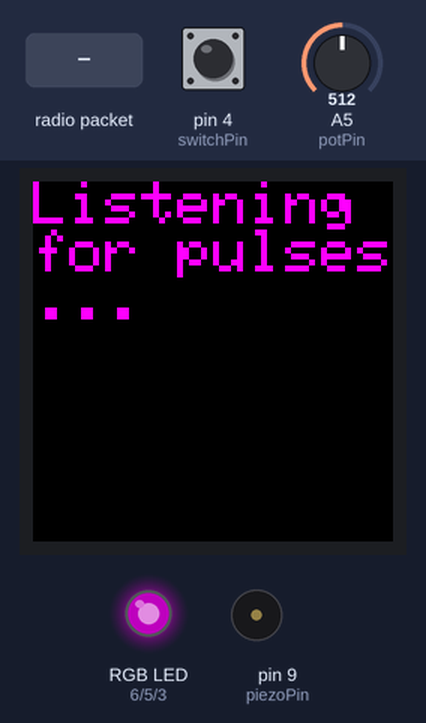
Simulated run of this sketch. Board: Arduino Nano, built with avr-gcc and run on an emulated ATmega328P. Shown: 240×240 colour display, an RGB LED mixed from three pins (HIGH = lit), buzzer (waves = sounding). Dashed ring = blinking. The test bench sets the inputs (shaded band); at power-on: A5 (potPin) = 512, pin 4 (switchPin) LOW. Dim RGB values are drawn brighter than linear; random numbers use the default seed unless the sketch sets one; no radio packets arrive unless stated; what the sketch prints to the serial monitor is not drawn.

Above: at 1.4 s.
1.5 s: radio packet "1" arrives
At 2.0 s:
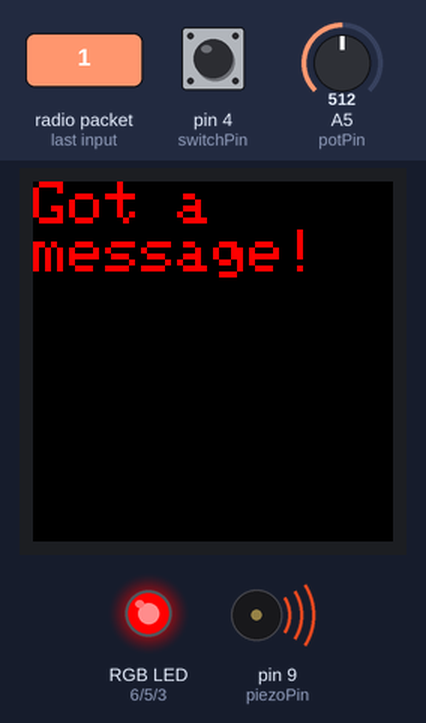
At 2.68 s:
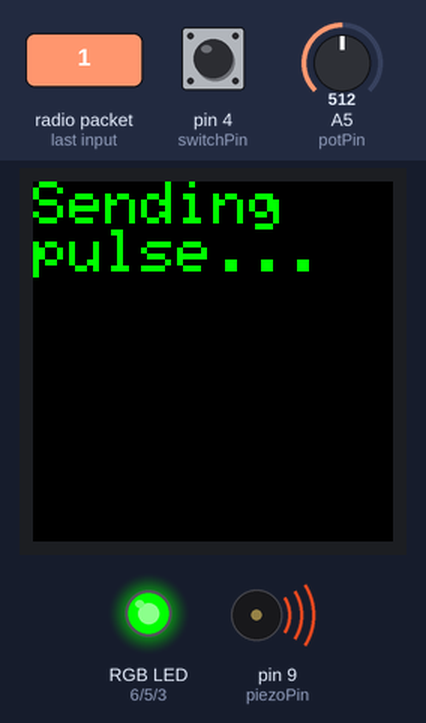
3.9 s: A5 (potPin) set to 90
12.4 s: pin 4 (switchPin) pulled HIGH for 1 s
At 13.4 s:
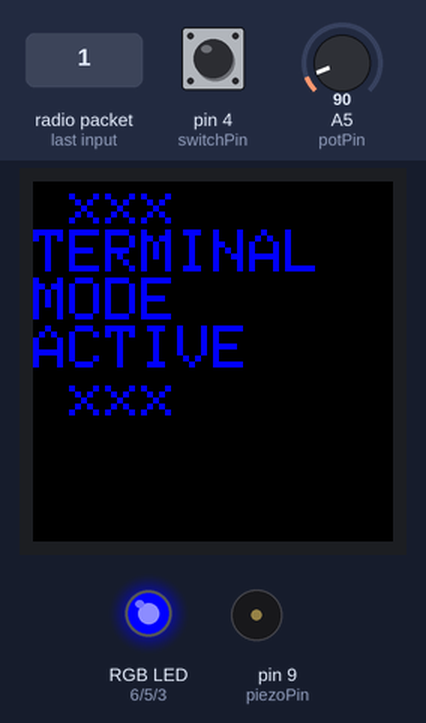
14.0 s: A5 (potPin) set to 96
16.0 s: A5 (potPin) set to 106
At 18.11 s:
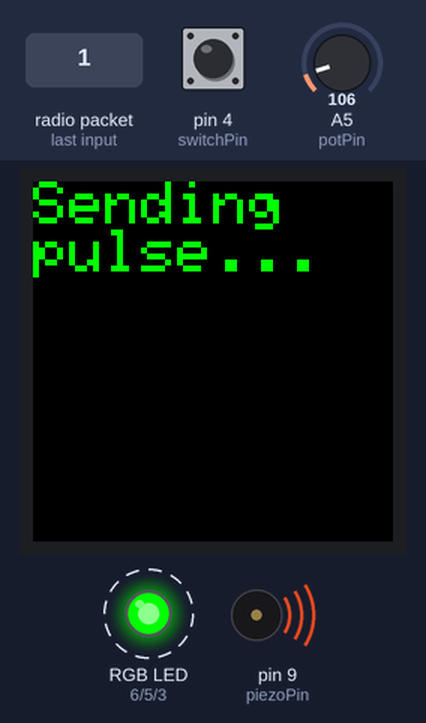
19.3 s: A5 (potPin) set to 0
Timing chart, 0 to 23.0 s (numbered marks = the images above; inputs shaded):
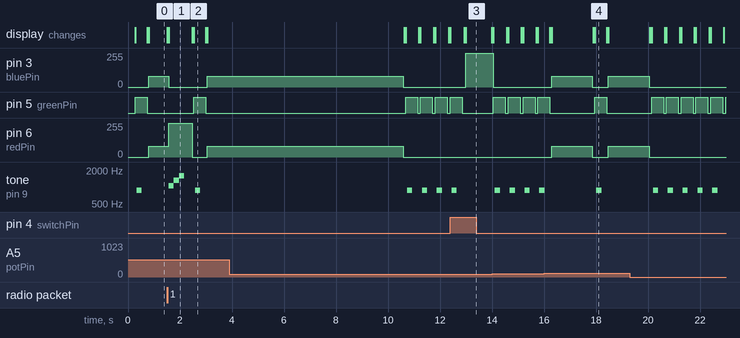

The sketch:

human_badge_v0.ino
```cpp
#include <SPI.h>
#include <RH_NRF24.h>
#include <Adafruit_GFX.h> // Core display graphics library
#include <Adafruit_ST7789.h> // Hardware-specific library for ST7789

// some colors to use for the screen are here:
// https://github.com/adafruit/Adafruit-ST7735-Library/blob/master/Adafruit_ST77xx.h#L77-L86

// Singleton instance of the radio driver
RH_NRF24 nrf24;

// do you want this to be sending a pulse on every loop?
#define SEND_MODE true

// do you want this to be trying to receive pulses on every loop?
#define RECEIVE_MODE true

// the maximum receive wait timeout, in milliseconds, note the .0 to make it a float
#define MAX_RECEIVE_WAIT_TIME 15000.0

// this'll hold this instance's random identifier, generated at power on
String my_id;

// these define the digital/PWM pins for the RGB LED
const int redPin = 6;
const int greenPin = 5;
const int bluePin = 3;

// where our little piezo speaker is
const int piezoPin = 9;

// where our 10kohm potentiometer is, expects to be on 5V
const int potPin = A5;

// this pin reads the state of the switch
const int switchPin = 4;

/**
 * Some notes about SPI since this has two SPI devices...
 * pin 8 on nano goes to CE on radio
 * pin 10 on nano goes to CSN on radio
 * no IRQ pin is needed for radio, leave it off, nevermind this
 * SPI MOSI pin on nano is 11, shared by radio + display
 * SPI MISO pin on nano is 12, shared by radio + display
 * SPI clock (SCK) pin on nano is 13, shared by radio + display
 * SPI Slave Select for radio is pin 10; radio has other pins to consider as well
 * SPI Slave Select for display is pin A0 (digital pin 14); display has other pins to consider as well
 */
#define TFT_CS 14
#define TFT_RST 15
#define TFT_DC 16
#define TFT_CCS 17

// comment this next line out if you don't actually have a display connected
#define HAS_DISPLAY

#ifdef HAS_DISPLAY
// create our display singleton
Adafruit_ST7789 tft = Adafruit_ST7789(TFT_CS, TFT_DC, TFT_RST);
#endif

/**
 * It's the setup function, where we set things up on power on.
 */
void setup() {
  Serial.begin(9600);

  // get our LED RGB pins in order
  pinMode(redPin, OUTPUT);
  pinMode(greenPin, OUTPUT);
  pinMode(bluePin, OUTPUT);

  // get our piezo speaker pin in order
  pinMode(piezoPin, OUTPUT);

  // get our switch pin in order
  pinMode(switchPin, INPUT);

  #ifdef HAS_DISPLAY
  // initialize the ST7789 display, 240x240
  tft.init(240, 240);
  drawText("INIT\nTIME\nLOL\nHELLO", ST77XX_WHITE);
  #endif

  // initialize the radio
  if (!nrf24.init()) {
    Serial.println("radio init failed");
  }

  // Defaults after init are 2.4 GHz (channel 1), 2Mbps, 0dBm
  if (!nrf24.setChannel(76)) {
    Serial.println("radio setChannel failed");
  }

  if (!nrf24.setRF(RH_NRF24::DataRate250kbps, RH_NRF24::TransmitPower0dBm)) {
    Serial.println("radio setRF failed");
  }

  // generate some noise as a random seed
  randomSeed(analogRead(0));

  // generate a "unique"/random ID for this session
  my_id = String(random(1, 1000));
  Serial.print("My unique ID is: ");
  Serial.println(my_id);
}

/**
 * It's the main loop, where we do things over and over again while the badge is on.
 */
void loop() {
  Serial.println("START OF NEW LOOP!");

  int switchValue = digitalRead(switchPin);
  Serial.print("switch state: ");
  Serial.println(switchValue);

  // check the state of the switch
  if (switchValue == 1) {
    terminalOperations();
  } else {
    sendReceiveOperations();
  }

  Serial.println("END OF LOOP!");
}

/**
 * The "terminal" operations when in this mode.
 * Expects you to have a serial connection to the device so you can interact.
 */
void terminalOperations() {
  Serial.println("we are in TERMINAL MODE!!!!");
  drawText(" xxx \nTERMINAL\nMODE\nACTIVE\n xxx ", ST77XX_BLUE);
  setColor(0, 0, 255); // blue light!
  delay(1000);
}

/**
 * Normal send/receive of pulses with other devices.
 * Just needs power running to it in this mode.
 */
void sendReceiveOperations() {
  // code for sending a message
  if (SEND_MODE) {
    drawText("Sending\npulse...", ST77XX_GREEN);
    Serial.print("Sending a message: ");
    setColor(0, 255, 0); // green light!

    // uint8_t data[] = "Hello World!"; // original test message

    // gotta do a ton of type juggling to compose this message
    String data = "Hello World! I am #";
    data.concat(my_id);
    Serial.println(data);
    uint8_t raw_data[data.length() + 1];
    data.getBytes(raw_data, sizeof(raw_data));

    // warn if the message is too big for anything to even receive
    if (sizeof(raw_data) > RH_NRF24_MAX_MESSAGE_LEN) {
      Serial.println("thing being sent is too large!!!");
    }

    nrf24.send(raw_data, sizeof(raw_data)); // send the message!
    nrf24.waitPacketSent(); // blocks execution until transmitter is done transmitting
    Serial.println("Message sent!");
    tone(piezoPin, 880, 200);
    delay(400);
    setColor(0, 0, 0);
  } else {
    Serial.println("Not in send mode, so not sending.");
  }

  // read the value of the potentiometer, which will control the receive timeout
  int potValue = analogRead(potPin);
  Serial.print("got knob value: ");
  Serial.println(potValue); // if a 10kohm pot is given 5v, this should be between 0 and 1024

  // code for receiving a message, only use if RECEIVE_MODE is true,
  // and if the knob has been turned up enough to be receiving things
  if (RECEIVE_MODE && potValue > 100) {
    // this waits X milliseconds or until a message is received, whatever is first
    // using nrf24.available() waits indefinitely for a message
    long milliseconds = round((potValue / 1024.0) * MAX_RECEIVE_WAIT_TIME); // note the .0s to convert to floats
    // long milliseconds = random(5000, 15000);
    drawText("Listening for pulses...", ST77XX_MAGENTA);
    Serial.print("Milliseconds to wait for the next message: ");
    Serial.println(milliseconds);
    setColor(80, 0, 80); // purple!
    if (nrf24.waitAvailableTimeout(milliseconds)) {
      // if the above code block passed, then we have a message
      uint8_t buf[RH_NRF24_MAX_MESSAGE_LEN]; // allocate the max length to start
      uint8_t len = sizeof(buf);
      if (nrf24.recv(buf, &len)) {
        drawText("Got a \nmessage!", ST77XX_RED);
        Serial.print("!!!! Received a message: ");
        Serial.println((char*) buf);
        setColor(255, 0, 0); // red!
        tone(piezoPin, 1047, 200);
        delay(200);
        tone(piezoPin, 1319, 200);
        delay(200);
        tone(piezoPin, 1568, 200);
        delay(500);
      } else {
        Serial.println("receive failed for some reason");
      }
    } else {
      // this happens on the timeout of not getting a new message
      Serial.println("No message, is another radio running nearby?");
    }

    setColor(0, 0, 0);
  } else {
    Serial.println("Not in receive mode, so not receiving.");
  }
}

/**
 * Helper function to set the color of the RGB LED.
 */
void setColor(int red, int green, int blue) {
  analogWrite(redPin, red);
  analogWrite(greenPin, green);
  analogWrite(bluePin, blue);
}

/**
 * Helper function to draw some text on the display.
 */
void drawText(char *text, uint16_t color) {
  #ifdef HAS_DISPLAY
  tft.fillScreen(ST77XX_BLACK);
  tft.setCursor(0, 0);
  tft.setTextColor(color);
  tft.setTextSize(4);
  tft.setTextWrap(true);
  tft.print(text);
  #endif
}
```

Measured:
- the behaviour switches between 100 and 101 on A5 (potPin) (found by bisection; images 3 and 4)
- after the input at 1.5 s, pin 3 (bluePin): 80/255 → 0/255 after 0.06 s, → 80/255 1.5 s later; pin 5 (greenPin): LOW → HIGH after 1.0 s, → LOW 0.46 s later
- after the input at 12.4 s, pin 3 (bluePin): 0/255 → 255/255 after 0.59 s
- after the input at 16.0 s, pin 3 (bluePin), pin 6 (redPin): 0/255 → 80/255 after 0.29 s, → 0/255 1.6 s later, → 80/255 0.62 s later
- what the display in image 1 shows lasts 0.9 s, from 1.6 s to 2.5 s
- what the display in image 2 shows lasts 0.5 s, from 2.5 s to 3.0 s
